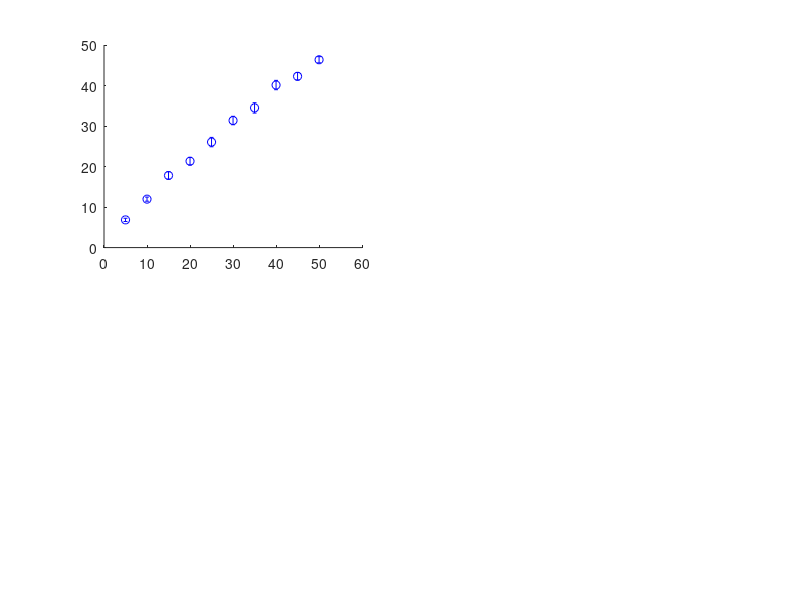

The MATLAB script that drew this image: (Note: this script raises an error after producing the figure.)
function testBias()
%
% Test the effect of a subject responding preferentially to one side. In
% the biased condition, the subject responds faithfully if the stimulus is
% above thresholds, but on 90% of the trials when the stimulus is below
% threholds, the subject always picks the 'preferred' side.  Separate plots
% are made for the biased condition to show the effect on bias on
% staircases for the preferred side, the nonpreferred side, and a
% staircases that combines both sides.  The conclusion is that bias greatly
% improves the measured thresholds on the preferred side, but only slightly
% elevates thresholds on the nonpreferred side.  The nonpreferred and joint
% staircases have very similar thresholds.

  testTypes = struct('unbiased', 1, 'jointBiased', 2, 'prefBiased', 3, 'nonprefBiased', 4, 'testTypes', 4);
  figure(1);
  clf;
  alphas = [5, 10, 15, 20, 25, 30, 35, 40, 45, 50];     % thresholds
  for type = testTypes.unbiased:testTypes.nonprefBiased
    doOnePlot(type, alphas);
  end
end

function doOnePlot(type, alphas)
  % plot measured thresholds for one test condition (biased/unbiased,
  % joint/L-R)
  means = zeros(1, length(alphas));
  sems = zeros(1, length(alphas));
  for a = 1:length(alphas)
    numReps = 25;
    measures = zeros(1, numReps);
    for r = 1:numReps
      measures(r) = doOneStaircase(alphas(a), type);
    end
    means(a) = mean(measures);
    sems(a) = std(measures) / sqrt(numReps);
  end
  % plot the results
  subplot(2, 2, type);
  errorbar(alphas, means, sems, sems, 'bo', 'MarkerFaceColor', 'b');
  axis([0, 55, 0, 55]);
  hold on;
  plot([0, 50], [0, 50], 'k:');
  plot([0, 50, 50], [50, 50, 0], 'k:');
  xlabel('Actual Threshold');
  ylabel('Mean Measured Threshold (+/- 1 SEM)');
  plotTitles = {'Unbiased Joint Staircase', 'Biased Joint Staircase', 'Biased Preferred Staircase', ...
              'Biased Non-Preferred Staircase'};
  title(plotTitles{type});
  if (type > 1)
    text(0.05, 0.90, {'Preferred side selected', 'on 90% of trials when', 'stimulus < threshold'}, ...
      'HorizontalAlignment', 'left', 'VerticalAlignment', 'top', 'units', 'normalized');
  end
end

function threshold = doOneStaircase(alpha, type)
  % Do one complete staircase for one of the test conditions, returning the
  % measured threshold
  testTypes = struct('unbiased', 1, 'jointBiased', 2, 'prefBiased', 3, 'nonprefBiased', 4, 'testTypes', 4);

  threshold = randi(50);             % starting value for staircase
  step = 8;                          % initial step size
  numTrials = 0;
  seqCorrect = 0;
  seqWrong = 0;
  numRev = 0;
  limitTrials = 100;                % minimum number of trials to collect
  limitStep = 1;                    % step size limit that must be reached
  while step > limitStep && numTrials < limitTrials
    stimSide = randi(2);                       % 1 == Left, 2 == Right side change
    % If we are doing split L/R staircases and this isn't our side, just continue
    if (type == testTypes.prefBiased && stimSide == 1) || (type == testTypes.nonprefBiased && stimSide == 2)
      continue;
    end
    prob100 = 100.0 * (1.0 - exp(-threshold / (alpha * 0.6408)));
    % for joint biased staircase, we pick right below threshold (80) 90% of
    % the time. We'll be correct if the stimulus was on the right.
    if type == testTypes.jointBiased && prob100 < 80 && randi(100) < 90
      correct = stimSide == 2;
    elseif type == testTypes.prefBiased && prob100 < 80 && randi(100) < 90
      correct = true;
    elseif type == testTypes.nonprefBiased && prob100 < 80 && randi(100) < 90
      correct = false;
    % if we are unbiased, or above threshold, or 10% of trials where bias
    % fails, just use the probability to determine whether we are correct
    else
      correct = randi(100) - 1 < prob100;
    end

    % First check for a reversal, and reduce step size if enough reversals
    if (correct && seqWrong > 0) || (~correct && seqCorrect > 0)  % a reversal
      numRev = numRev + 1;
      if numRev >= 6            % reduce step size after 6 reversals
        step = step * 0.5;
        numRev = 0;
      end
    end
    % Then check whether a step needs to be made
    if correct
      seqCorrect = seqCorrect + 1;
      seqWrong = 0;
      if mod(seqCorrect, 3) == 0      % make a step after 3 correct trials
        threshold = max(threshold - step, 0);
      end
    else
      seqWrong = seqWrong + 1;        % make a step after 1 wrong trial
      seqCorrect = 0;
      threshold = min(threshold + step, 50);
    end
    numTrials = numTrials + 1;  
  end
end